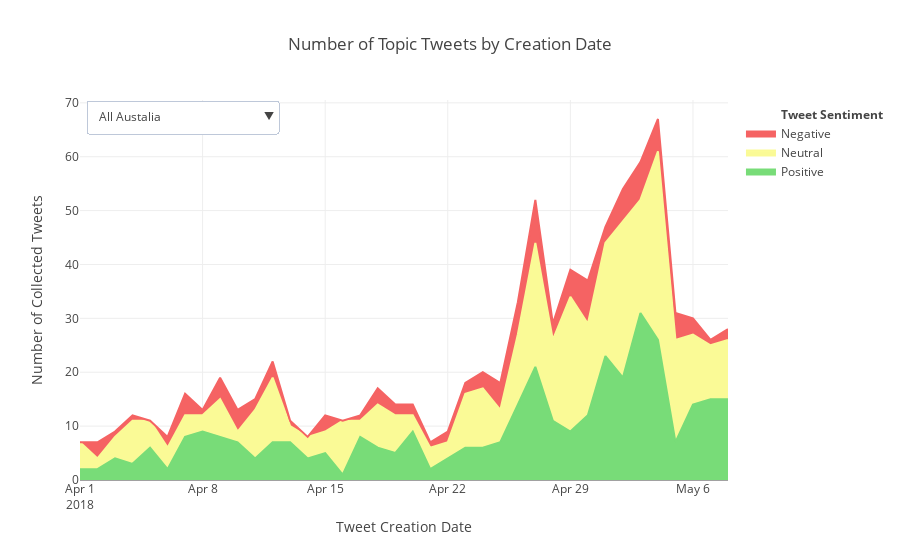

Source (notebook cell):
### Code cell
plot_area_chart(transform_df(topic_data_df), graph_title = 'Number of Topic Tweets by Creation Date')
